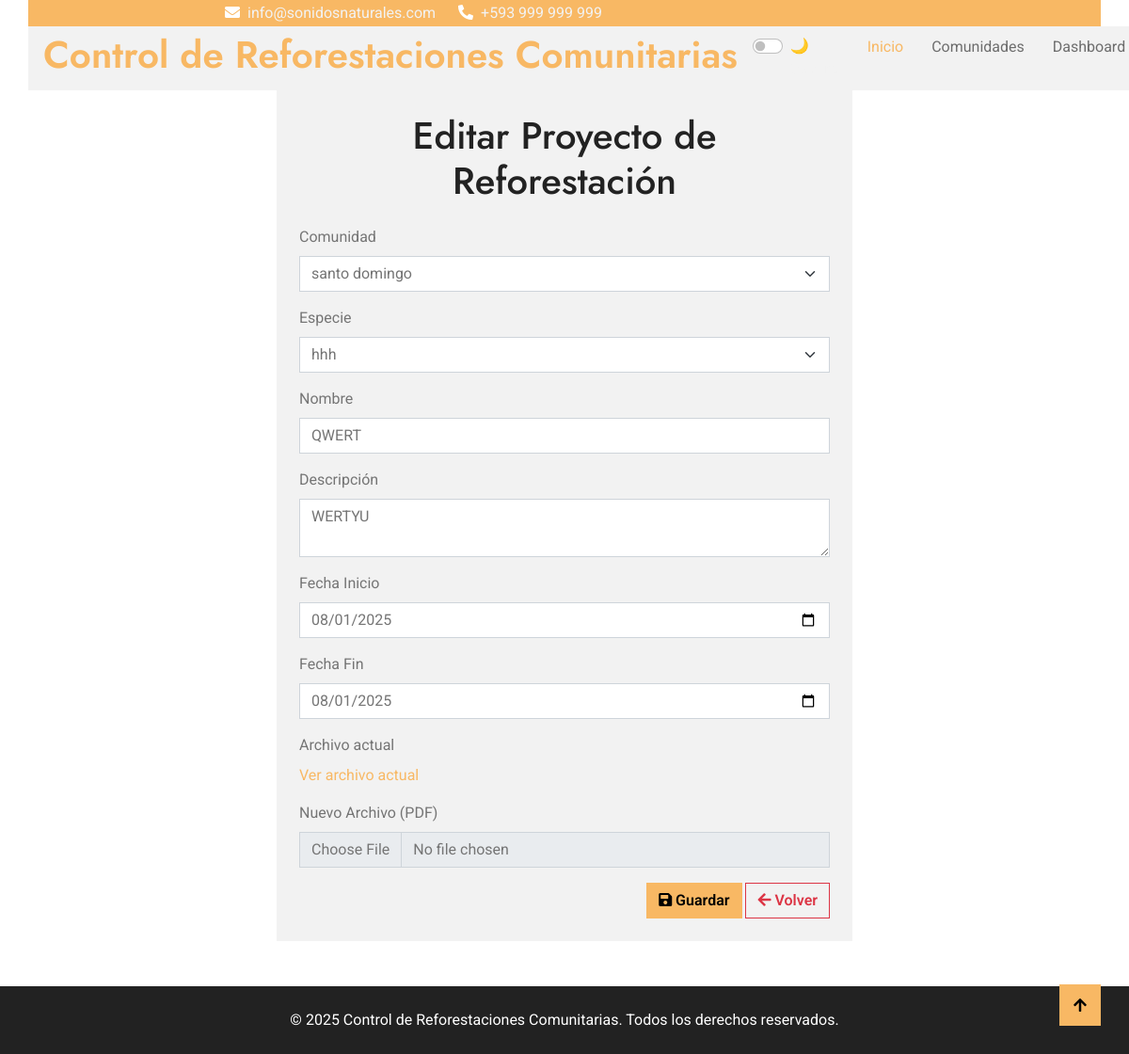
Page /proyecto/editar/9/ on the committed database.
### Aplicaciones/Proyecto/models.py (models this page shows, shortened)
class Proyecto(models.Model):
    comunidad = models.ForeignKey(Comunidad, on_delete=models.CASCADE)
    especie = models.ForeignKey(Especie, on_delete=models.CASCADE)
    nombre = models.CharField(max_length=100)
    descripcion = models.TextField()
    fecha_inicio = models.DateField()
    fecha_fin = models.DateField()
    archivo = models.FileField(upload_to='media/proyectos/', blank=True)
    creado = models.DateTimeField(auto_now_add=True)
    actualizado = models.DateTimeField(auto_now=True)

### Aplicaciones/Comunidad/models.py (models this page shows, shortened)
class Comunidad(models.Model):
    nombre = models.CharField(max_length=100)
    latitud = models.DecimalField(max_digits=9, decimal_places=6)
    longitud = models.DecimalField(max_digits=9, decimal_places=6)
    descripcion = models.TextField(blank=True)
    correo = models.EmailField(blank=True)
    creado = models.DateTimeField(auto_now_add=True)
    actualizado = models.DateTimeField(auto_now=True)

### Aplicaciones/Especie/models.py (models this page shows, shortened)
class Especie(models.Model):
    nombre_comun = models.CharField(max_length=100)
    nombre_cientifico = models.CharField(max_length=150, blank=True)
    imagen = models.ImageField(upload_to='media/especies/', blank=True , null=True)
    creado = models.DateTimeField(auto_now_add=True)
    actualizado = models.DateTimeField(auto_now=True)

### Aplicaciones/Proyecto/views.py (the view)
# urls.py: path('editar/<int:id>/', views.editarProyecto, name='editar_proyecto'),
def editarProyecto(request, id):
    proyectoEditar = Proyecto.objects.get(id=id)
    comunidades = Comunidad.objects.all()
    especies = Especie.objects.all()
    return render(request, 'proyecto/editar.html', {
        'proyectoEditar': proyectoEditar,
        'comunidades': comunidades,
        'especies': especies
    })

### Aplicaciones/Proyecto/templates/proyecto/editar.html (shortened to what this page needs)
{% extends "plantilla.html" %}
{% block contenido %}
<div class="row">
    <div class="col-md-3"></div>
    <div class="col-md-6 bg-light p-4 rounded">
        <h1 class="mb-4 text-center">Editar Proyecto de Reforestación</h1>
        <form action="{% url 'procesar_edicion_proyecto' %}" method="post" enctype="multipart/form-data">
            <div class="mb-3">
                <label for="comunidad" class="form-label">Comunidad</label>
                <select name="comunidad" id="comunidad" class="form-select" required>
                    {% for comunidad in comunidades %}
                        <option value="{{ comunidad.id }}" {% if comunidad.id == proyectoEditar.comunidad.id %}selected{% endif %}>
                            {{ comunidad.nombre }}
                        </option>
                    {% endfor %}
                </select>
            </div>
            <div class="mb-3">
                <label for="especie" class="form-label">Especie</label>
                <select name="especie" id="especie" class="form-select" required>
                    {% for especie in especies %}
                        <option value="{{ especie.id }}" {% if especie.id == proyectoEditar.especie.id %}selected{% endif %}>
                            {{ especie.nombre_comun }}
                        </option>
                    {% endfor %}
                </select>
            </div>
            <div class="mb-3">
                <label for="nombre" class="form-label">Nombre</label>
                <input type="text" name="nombre" id="nombre" class="form-control" value="{{ proyectoEditar.nombre }}" required>
            </div>
            <div class="mb-3">
                <label for="descripcion" class="form-label">Descripción</label>
                <textarea name="descripcion" id="descripcion" class="form-control" required>{{ proyectoEditar.descripcion }}</textarea>
            </div>
            <div class="mb-3">
                <label for="fecha_inicio" class="form-label">Fecha Inicio</label>
                <input type="date" name="fecha_inicio" id="fecha_inicio" class="form-control" value="{{ proyectoEditar.fecha_inicio|date:'Y-m-d' }}" required>
            </div>
            <div class="mb-3">
                <label for="fecha_fin" class="form-label">Fecha Fin</label>
                <input type="date" name="fecha_fin" id="fecha_fin" class="form-control" value="{{ proyectoEditar.fecha_fin|date:'Y-m-d' }}" required>
            </div>
            {% if proyectoEditar.archivo %}
                <div class="mb-3">
                    <label class="form-label">Archivo actual</label>
                    <p><a href="{{ proyectoEditar.archivo.url }}" target="_blank">Ver archivo actual</a></p>
                </div>
            {% endif %}
            <div class="mb-3">
                <label for="archivo" class="form-label">Nuevo Archivo (PDF)</label>
                <input id="archivo" name="archivo" type="file" class="form-control" accept="application/pdf">
            </div>
            <div class="text-end">
                <button type="submit" class="btn btn-primary">
                    <i class="fa fa-save"></i> Guardar
                </button>
                <a class="btn btn-outline-danger" href="{% url 'lista_proyecto' %}">
                    <i class="fa fa-arrow-left"></i> Volver
                </a>
            </div>
        </form>
    </div>
    <div class="col-md-3"></div>
</div>
{% endblock %}

### static/environs/css/style.css (style rules this page uses)
.btn { font-weight: 600; transition: .5s; }

### rows in the picture
Proyecto: comunidad "santo domingo", especie "hhh", nombre "QWERT", descripcion "WERTYU", fecha_inicio "08/01/2025", fecha_fin "08/01/2025"
